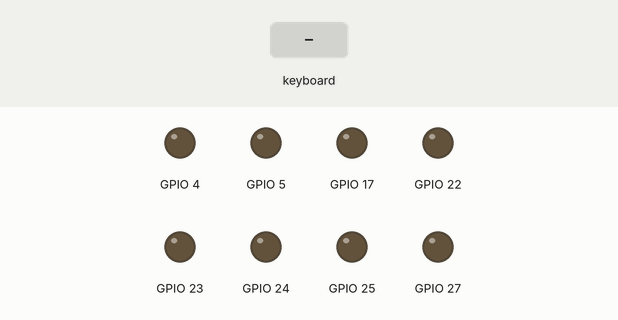
Recording of a program running on a simulated Raspberry Pi (BCM pin numbers). Parts: output pins drawn as LEDs (lit = HIGH). The inputs (shaded band) are chosen by the test bench. The full-screen text the program places in the terminal is not drawn; what the program prints to the terminal is not drawn.

Above: at 1.2 s.
1.3 s: key right typed on the keyboard
At 2.3 s:
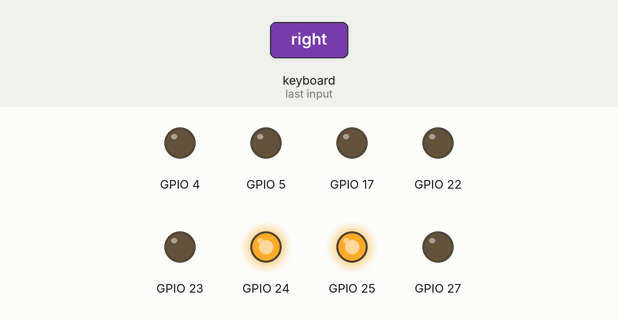
2.8 s: key left typed on the keyboard
At 3.4 s:
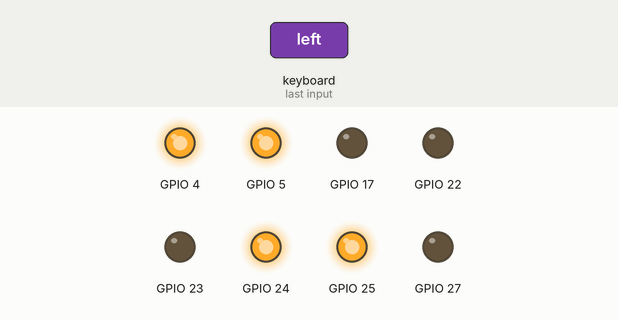
4.3 s: key down typed on the keyboard
At 5.5 s:
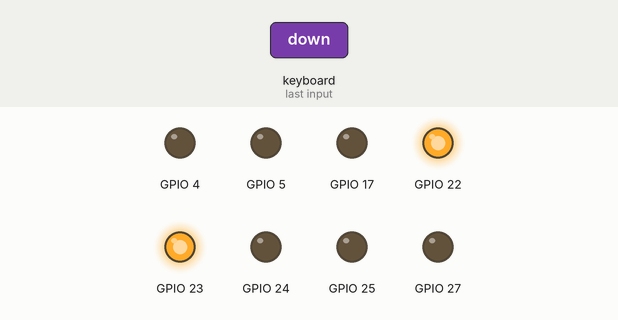
5.8 s: key up typed on the keyboard
At 6.9 s:
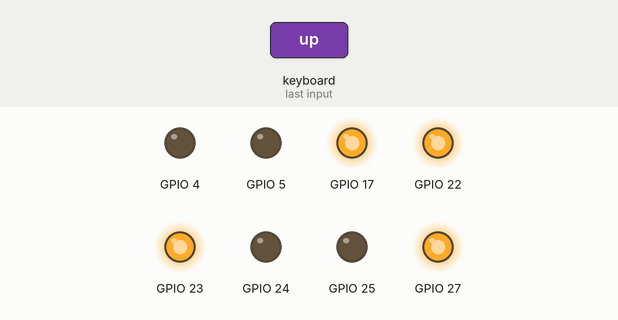
7.3 s: key left typed on the keyboard
At 8.0 s:
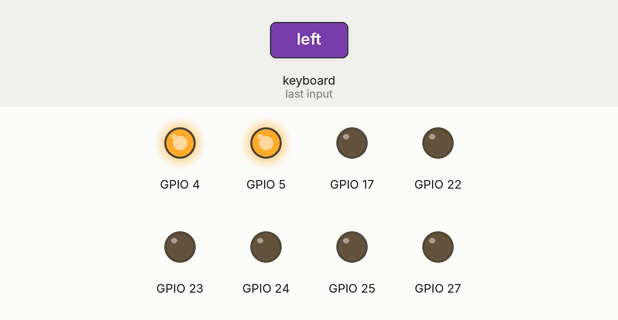
8.8 s: key up typed on the keyboard
At 9.2 s:
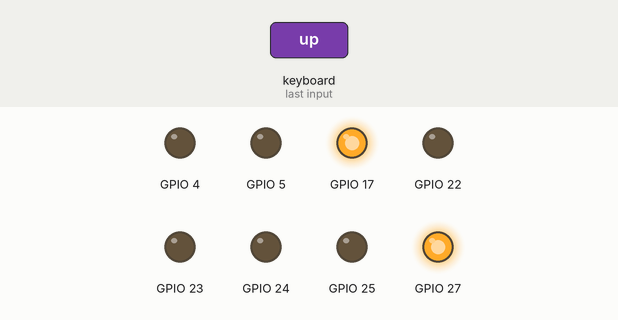
Timing chart, 0 to 11.3 s (numbered marks = the images above; inputs shaded):
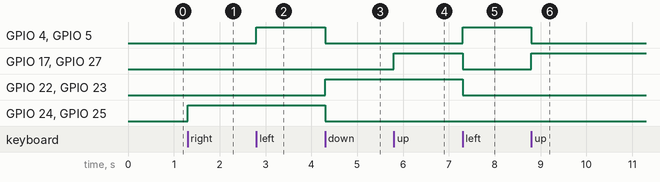

Measured:
- after the input at 1.3 s, GPIO 24, GPIO 25: LOW → HIGH at once
- after the input at 2.8 s, GPIO 4, GPIO 5: LOW → HIGH at once
- after the input at 4.3 s, GPIO 4, GPIO 5, GPIO 24, GPIO 25: HIGH → LOW at once; GPIO 22, GPIO 23: LOW → HIGH at once
- after the input at 5.8 s, GPIO 17, GPIO 27: LOW → HIGH at once
- after the input at 7.3 s, GPIO 4, GPIO 5: LOW → HIGH at once; GPIO 17, GPIO 22, GPIO 23, GPIO 27: HIGH → LOW at once
- after the input at 8.8 s, GPIO 4, GPIO 5: HIGH → LOW at once; GPIO 17, GPIO 27: LOW → HIGH at once

The program:

ComputerController.py
```python
from gpiozero import OutputDevice
import curses

#Initialize pin numbers
turnLeftPins = [4, 5]
turnRightPins = [24, 25]
moveForwardPins = [17, 27]
moveBackwardPins = [22, 23]

def turnOnPins(pins):
    for pin in pins:
        pin.on()

def turnOffPins(pins):
    for pin in pins:
        pin.off()

def setupPins(num):
    return [OutputDevice(num[0]), OutputDevice(num[1])]


if __name__ == "__main__":
    #Setup Pins
    print("Setting up pins...\n")
    left = setupPins(turnLeftPins)
    right = setupPins(turnRightPins)
    forward = setupPins(moveForwardPins)
    backward = setupPins(moveBackwardPins)

    #Setup Key Inputs
    print ("Setting up controller\n")
    screen = curses.initscr()
    curses.noecho()
    curses.cbreak()
    screen.keypad(True)
    print ("You may now begin controlling your vehicle")
    try:
        #Handle user input
        while True:
            c = screen.getch() #Gets current key presses
	    screen.addstr("Test: " + str(c))
            c2 = 0
            #Control Left/Right movements
            if (c == curses.KEY_RIGHT or c2 == curses.KEY_RIGHT):
                turnOnPins(right)

#		screen.addstr("right")
            elif (c == curses.KEY_LEFT or c2 == curses.KEY_LEFT):
                turnOnPins(left)

            else:
                #Turn off unused pins
                turnOffPins(left)
                turnOffPins(right)
            #Control Forward/Backward movements
            if (c == curses.KEY_DOWN or c2 == curses.KEY_DOWN):
		screen.erase()

		screen.addstr("down")
                turnOnPins(backward)

            elif (c == curses.KEY_UP or c2 == curses.KEY_UP):
                turnOnPins(forward)

            else:
                #Turn off unused pins
                turnOffPins(forward)
                turnOffPins(backward)
    finally:
        #Shutdown curses
        print("Exiting program")
        curses.nocbreak(); screen.keypad(0); curses.echo()
        curses.endwin()
```
